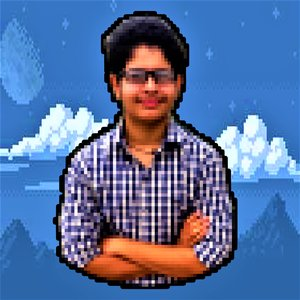
#> input picture bit.jpg, 300 x 300 px
$ python operation.py
#> lines starting #> are read from the running program, lines starting #| are printed output that depends on the picture; after the words box and inside, x2 and y2 are one past the last pixel; in counts of white or black regions, pixels touching at a corner belong together
import numpy as np
import cv2

img  = cv2.imread('bit.jpg',cv2.IMREAD_COLOR)
#> img is the input picture: shape (300, 300, 3); mean B, G, R 158.6, 111.8, 87.3
px = img[12,23]
#> px = [198, 124, 60]
print(px)
#| [198 124  60]

img[100:150 , 100:150] = [255,255,255]
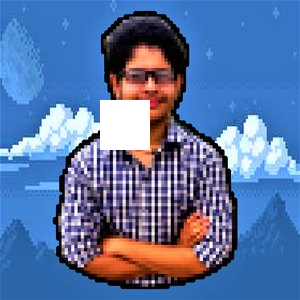
#> img: shape (300, 300, 3); 2.78% of pixels changed, all inside (x1, y1, x2, y2) = (100, 100, 150, 150)
face = img[37:111 , 107:194]
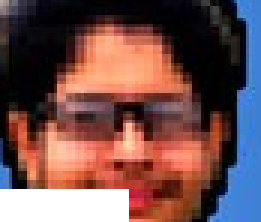
#> face: shape (74, 87, 3) (shown 3 times larger); mean B, G, R 79.4, 79.8, 114.1
img[0:74 , 0:87] = face
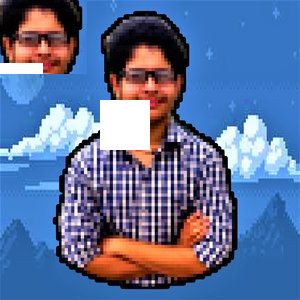
#> img: shape (300, 300, 3); 7.15% of pixels changed, all inside (x1, y1, x2, y2) = (0, 0, 87, 74)

cv2.imshow('image' , img)
cv2.waitKey(0)
cv2.destroyAllWindows()
